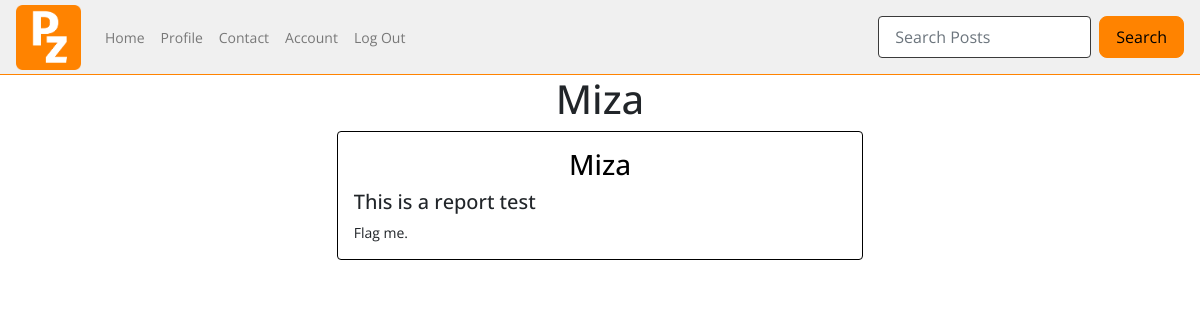
Before: /user/Miza with the older database file.
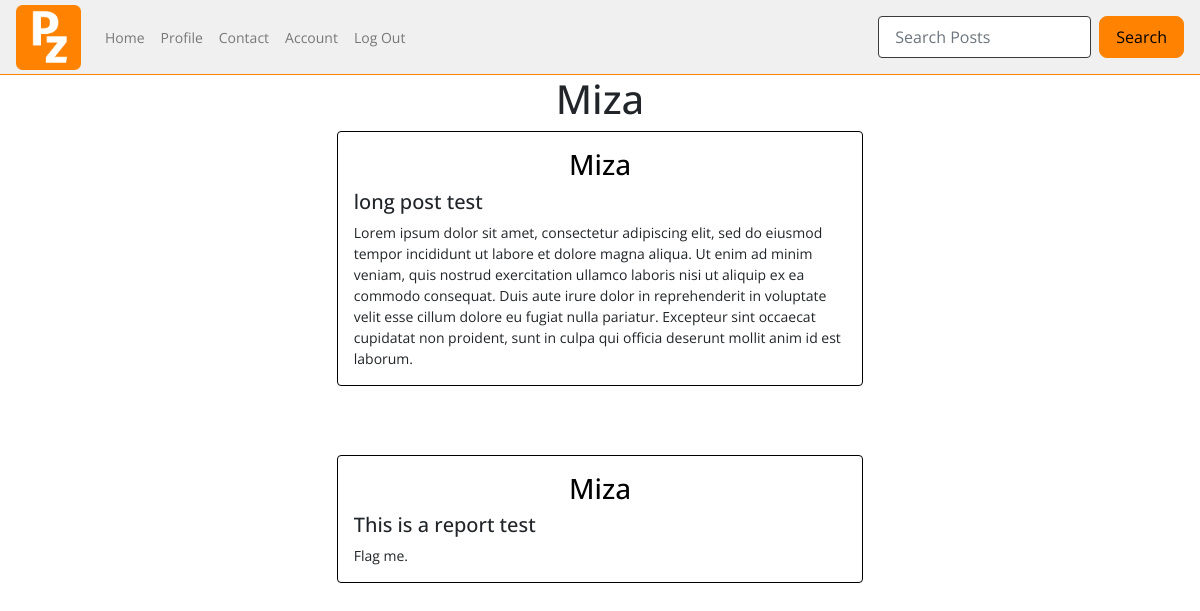
After: the same page with the newer database file.
### tables this page shows
CREATE TABLE users (
    ID INTEGER PRIMARY KEY AUTOINCREMENT,
    username TEXT NOT NULL,
    password TEXT NOT NULL,
    email TEXT NOT NULL UNIQUE
, user_type VARCHAR, whitelisted text, blacklisted text);

CREATE TABLE posts (
    ID INTEGER PRIMARY KEY AUTOINCREMENT,
    title TEXT NOT NULL,
    content TEXT NOT NULL,
    by_user TEXT NOT NULL,
    created_at timestamp default current_timestamp
, userID integer, flag_covid text, blacklisted text, flag_vaccine text, flag_tests text, flag_cures text, reported int, report_message text);

### app.py (the view)
@app.route('/user/<username>')
def user_profile(username):
    conn = sqlite3.connect(DATABASE)
    cursor = conn.cursor()
    cursor.execute('SELECT * FROM users WHERE username = ?', (username,))
    user_row = cursor.fetchone()
    conn.close()
    user = {
        'id': user_row[0],
        'username': user_row[1],
        'email': user_row[3]
    } if user_row else None
    user_posts=query_db('SELECT * FROM posts WHERE by_user = ? ORDER BY created_at DESC', (username,))
    return render_template('user_profile.html', user=user, user_posts=user_posts)

### app.py (called while the page is built)
def query_db(query, args=(), one=False):
    con = g._database = sqlite3.connect(DATABASE)
    con.row_factory = sqlite3.Row
    cur = con.execute(query, args)
    rv = cur.fetchall()
    cur.close()
    return (rv[0] if rv else None) if one else rv

### templates/user_profile.html (shortened to what this page needs)
{% include "layout.html" %}
{% include "nav.html" %}
<center><h1>{{ user.username }}</h1></center>
<div class="container-fluid">
    {% for user_post in user_posts %}
    <div class="mx-auto posts p-3 mb-5 rounded post_display">
    <h4 class="post_username">{{ user_post.by_user }}</h4>
    <h5>{{ user_post.title }}</h5>
    {{ user_post.content }}<br/>
    </div>
    <br/>
    {% endfor %}
</div>

### templates/layout.html (shortened to what this page needs)
<!doctype html>
<head>
  <link href="{{ url_for('static', filename='css/bootstrap.min.css') }}" rel="stylesheet">
  <link href="{{ url_for('static', filename='css/style.css') }}" rel="stylesheet">
  <link href="https://cdnjs.cloudflare.com/ajax/libs/toastr.js/latest/toastr.min.css" rel="stylesheet">
  <link href="https://unpkg.com/aos@2.3.1/dist/aos.css" rel="stylesheet">
</head>

### templates/nav.html (shortened to what this page needs)
<nav class="navbar nav-main navbar-expand-lg navbar-light">
    <a class="navbar-brand">
      <img src="{{url_for('static', filename='assets/logo.png')}}" alt="logo" style="height: 65px;">
    </a>
    <div class="collapse navbar-collapse" id="navbarNav">
      <ul class="navbar-nav">
        <li class="nav-item">
          <a class="nav-link" href="{{ url_for('posts') }}">Home</a>
        </li>
        <li class="nav-item">
          <a class="nav-link" href="{{ url_for('profile') }}">Profile</a>
        </li>
        <li class="nav-item">
          <a class="nav-link" href="{{ url_for('contact') }}" data-toggle="modal" data-target="#contactModal">Contact</a>
        </li>
        <li class="nav-item">
          <a class="nav-link" href="{{ url_for('account_settings') }}">Account</a>
        </li>
        <li class="nav-item">
          <a class="nav-link" href="{{ url_for('logout') }}">Log Out</a>
        </li>
      </ul>
    </div>
    <form class="form-inline my-2 my-lg-0" method="get" action="{{ url_for('search_posts') }}">
      <input class="form-control mr-sm-2" type="text" name="query" placeholder="Search Posts">
      <button class="btn btn-outline-success my-2 my-sm-0" type="submit">Search</button>
    </form>
  </nav>

### static/css/style.css (style rules this page uses)
.posts { width: 45%; }
.nav-main { background-color: rgb(255, 255, 255); border-bottom: 1px solid #ff8300; height: 75px; }
.post_username { text-align: center; color: black; font-size: 28px; }
button[type=submit] { background-color: #ff8300; border: 1px solid #ff8300; width: auto; height: auto; padding: 8px 16px; border-radius: 8px; margin-top: 10px; color: black; }
input[type=text] { border-radius: 4px; border: 1px solid rgb(58, 58, 58); padding: 8px 16px; }
.navbar { background-color: rgb(240, 240, 240); }
.post_display { border: 1px solid black; }

Changed rows visible on the page:
added posts: by_user "Miza", title "long post test", content "Lorem ipsum dolor sit amet, consectetur adipiscing elit, sed do eiusmod tempor incididunt ut labore et dolore magna aliqua. Ut enim ad minim veniam, quis nostrud exercitation ullamco laboris nisi ut aliquip ex ea commodo consequat. Duis aute irure dolor in reprehenderit in voluptate velit esse cillum dolore eu fugiat nulla pariatur. Excepteur sint occaecat cupidatat non proident, sunt in culpa qui officia deserunt mollit anim id est laborum."
